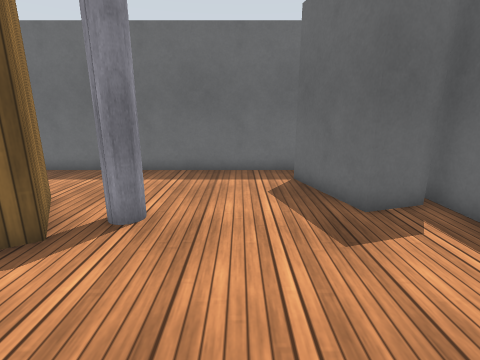
[1] (above)

17 first-person views from a walk through a Gazebo world. The camera is 1.2 m above the floor, tilts 14° down and sees 85° across. The floor is counted in squares, 0.5 m on a side. Each view is taken from the middle of a square. On the plan, view 1 faces up. The plan holds only what a view shows up to about 17 squares ahead; the rest is blank. Surface patterns are stand-ins for the level's own textures.

[2]
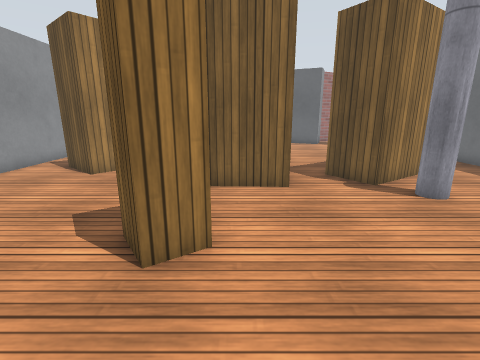

[3]
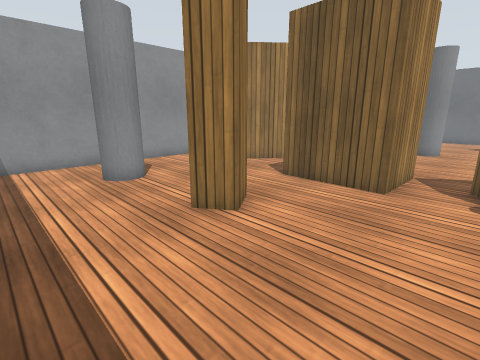

[4]
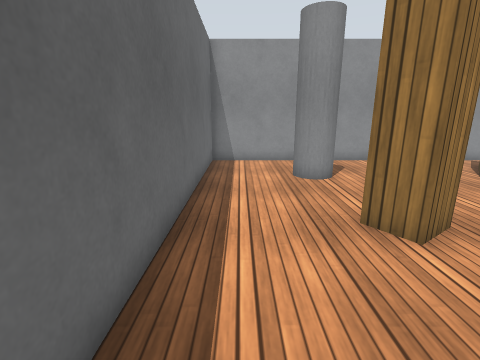

[5]
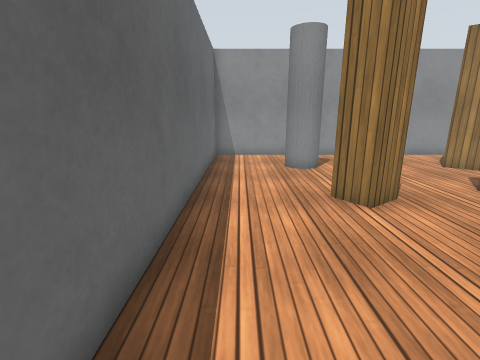

[6]
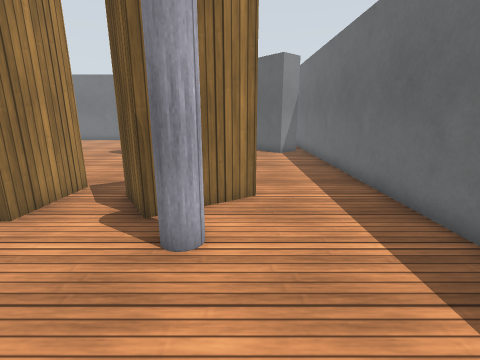

[7]
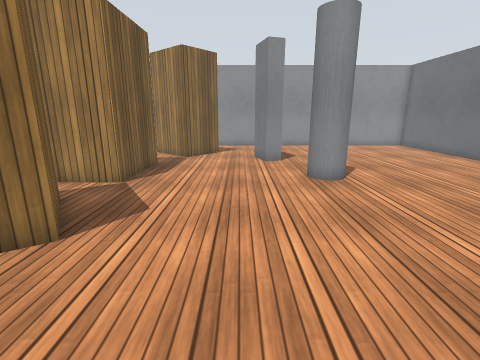

[8]
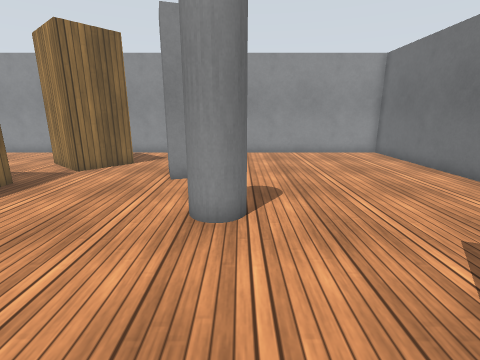

[9]
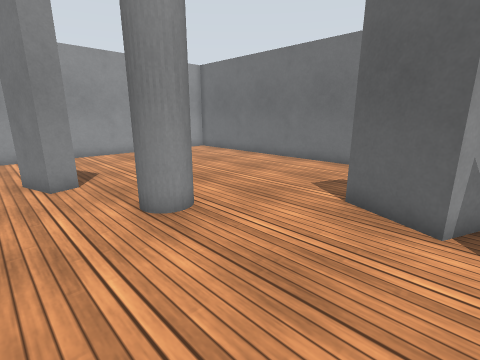

[10]
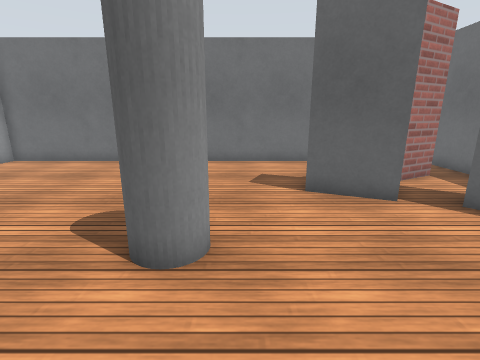

[11]
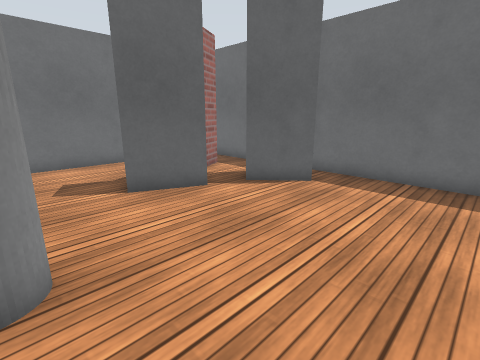

[12]
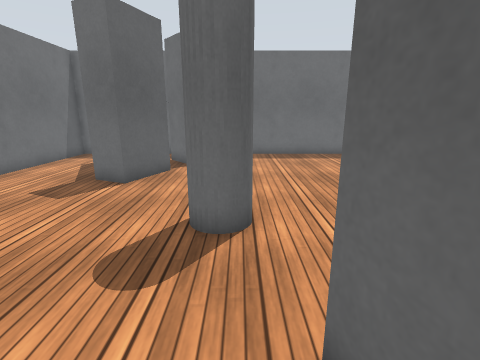

[13]
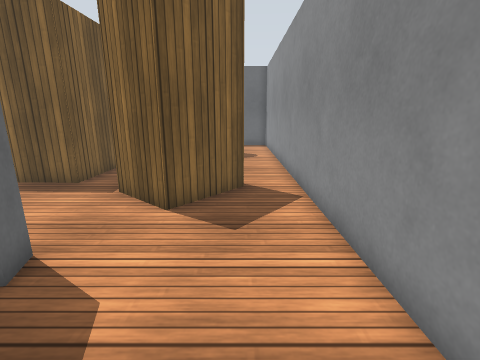

[14]
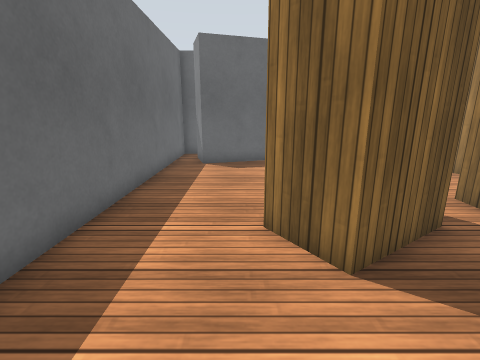

[15]
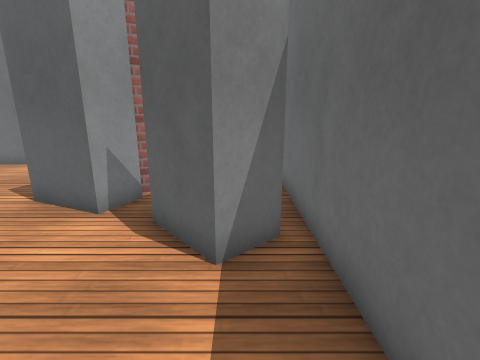

[16]
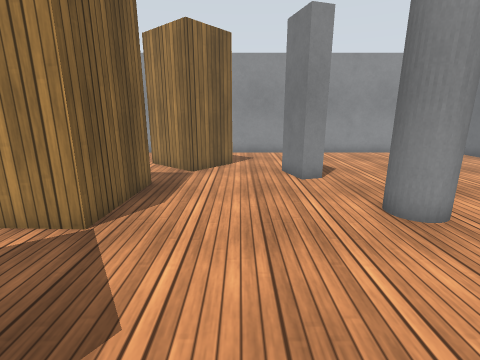

[17]
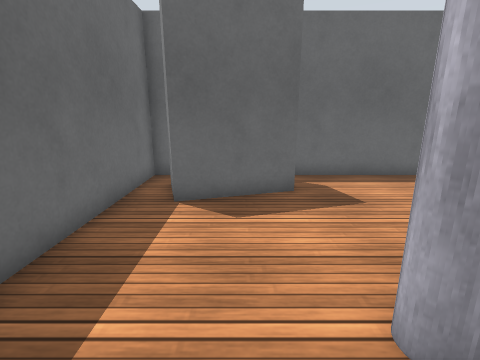

### Floor plan
Key: @ floor where view 1 was taken; # wall or solid block; x gap in a wall; . floor.
Columns run from 24 left of view 1 to 6 right of it. Each row starts with its distance up from view 1.
 12 ###############################
 11 #.......x.....................#
 10 #.....  ##.................##
  9 #...#..##..................#
  8 #...#..#...................#  #
  7 #...###...........#........####
  6 #....##..........###.#........#
  5 #....##...........###.........#
  4 #.................##..........#
  3 #.............................#
  2 #.............................#
  1 #........##.......###.........#
  0 #........##.......###...@.....#
 -1 #................## #...##....#
 -2 #................####...##....#
 -3 #..........##.................#
 -4 #..........##.................#
 -5 #..............###............#
 -6 #..............####......#....#
 -7 #...............###......#....#
 -8 #................#............#
 -9 #.............................#
-10 ###############################

Positions as (right, up) in squares from view 1, and headings:
1: (0, 0), facing up
2: (5, 0), facing left
3: (5, 4), facing down-left
4: (4, 4), facing down
5: (4, 6), facing down
6: (2, 7), facing left
7: (-11, 11), facing down
8: (-15, 7), facing down
9: (-11, 7), facing down-left
10: (-10, 2), facing left
11: (-10, 1), facing up-left
12: (-14, -5), facing up
13: (-16, -8), facing right
14: (-11, 8), facing right
15: (-11, 10), facing left
16: (-10, 7), facing down
17: (-5, 8), facing right
